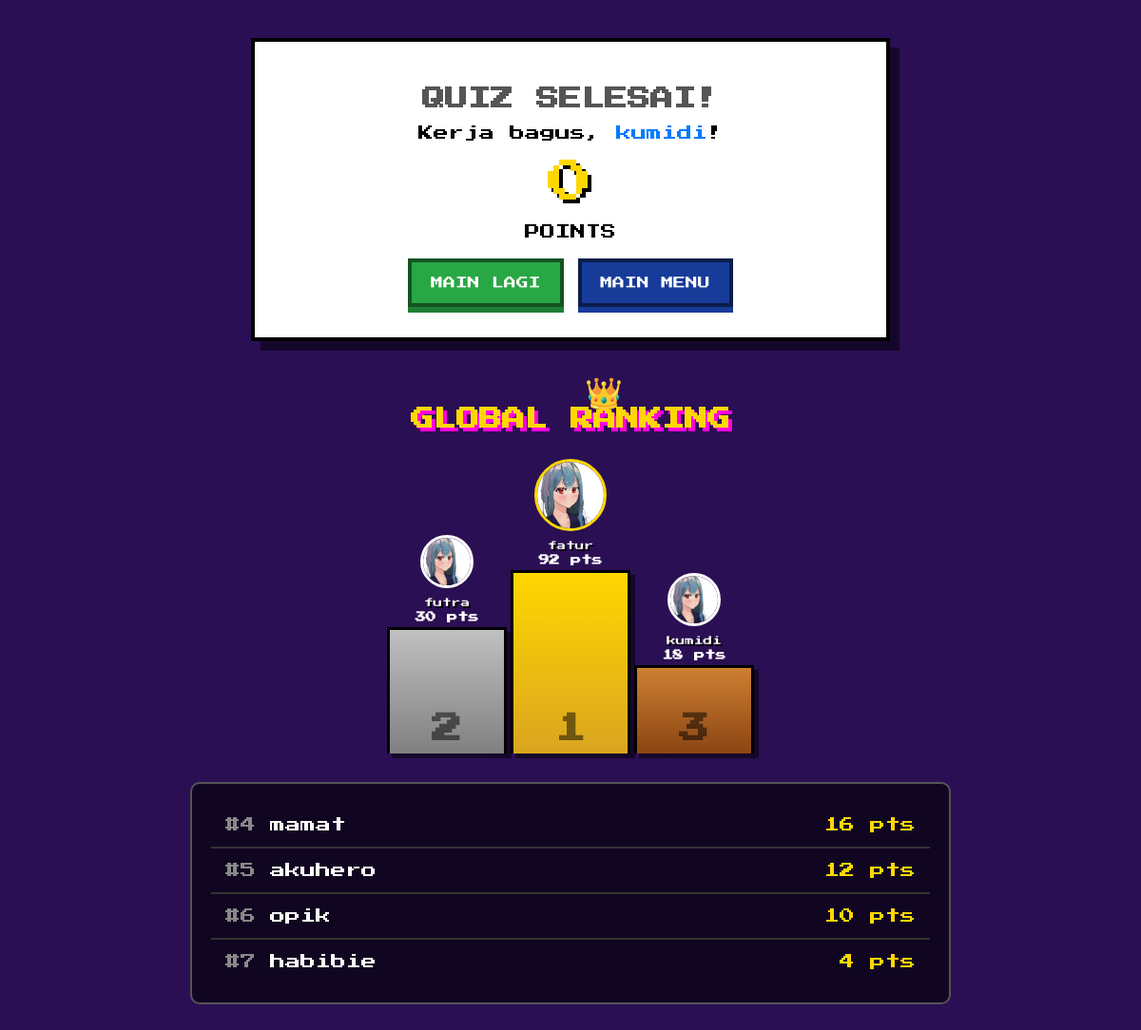
/results (signed in), run on the app's committed database.
### app.py (models this page shows, shortened)
class User(UserMixin, db.Model):
    id = db.Column(db.Integer, primary_key=True)
    username = db.Column(db.String(80), unique=True, nullable=False)
    password_hash = db.Column(db.String(256), nullable=False)
    current_scene = db.Column(db.String(100), nullable=False, default='scene_1')
    exp = db.Column(db.Integer, default=0)
    level = db.Column(db.Integer, default=1)

class ScoreEntry(db.Model):
    id = db.Column(db.Integer, primary_key=True)
    username = db.Column(db.String(80), nullable=False)
    score = db.Column(db.Integer, nullable=False)
    timestamp = db.Column(db.DateTime, default=db.func.now())
    user_id = db.Column(db.Integer, db.ForeignKey('user.id'), nullable=False)
    user = db.relationship('User', backref=db.backref('scores', lazy=True))

### app.py (the view)
@app.route('/results')
@login_required
def results():
    score = session.get('score', 0)
    if score > 0:
        db.session.add(ScoreEntry(username=current_user.username, score=score, user_id=current_user.id))
        db.session.commit()
    top_scores_query = db.session.query(ScoreEntry.username, func.max(ScoreEntry.score).label("max_score")).group_by(ScoreEntry.username).order_by(func.max(ScoreEntry.score).desc()).limit(10).all()
    top_scores = [{'username': s.username, 'score': s.max_score} for s in top_scores_query]
    session.pop('score', None); session.pop('q_indices', None); session.pop('current_q_index', None)
    return render_template('results.html', username=current_user.username, score=score, top_scores=top_scores)

### app.py (called while the page is built)
@login_manager.user_loader
def load_user(user_id):
    return User.query.get(int(user_id))

### templates/results.html (shortened to what this page needs)
<!DOCTYPE html>
<html lang="en">
<head>
    <link rel="stylesheet" href="{{ url_for('static', filename='css/styleresults.css') }}">
</head>
<body>
    <div id="cloud-container">
    </div>
    <div class="page-wrapper">
        <div class="user-result-card">
            <h1>QUIZ SELESAI!</h1>
            <p>Kerja bagus, <span style="color:#007bff">{{ username }}</span>!</p>
            <span class="score-big">{{ score }}</span>
            <p>POINTS</p>
            <div class="btn-group">
                <a href="{{ url_for('start_quiz') }}" class="btn play-again">MAIN LAGI</a>
                <a href="{{ url_for('index') }}" class="btn back-menu">MAIN MENU</a>
            </div>
        </div>
        <div class="scoreboard-section">
            <h2 class="scoreboard-title">GLOBAL RANKING</h2>
            <div class="podium-container">
                {% for entry in top_scores[:3] %}
                    <div class="podium-item rank-{{ loop.index }}">
                        <div class="podium-avatar">
                            <img src="{{ url_for('static', filename='img/karakter.jpg') }}" alt="User">
                        </div>
                        <div class="podium-name">{{ entry.username }}</div>
                        <div class="podium-score">{{ entry.score }} pts</div>
                        <div class="podium-bar">{{ loop.index }}</div>
                    </div>
                {% endfor %}
                </div>
            {% if top_scores|length > 3 %}
            <div class="list-container">
                {% for entry in top_scores[3:] %}
                    <div class="list-item">
                        <span class="rank-num">#{{ loop.index + 3 }}</span>
                        <span class="list-name">{{ entry.username }}</span>
                        <span class="list-score">{{ entry.score }} pts</span>
                    </div>
                {% endfor %}
            </div>
            {% endif %}
        </div>
    </div>
</body>
</html>

### static/css/styleresults.css (style rules this page uses)
body { font-family: 'Press Start 2P', cursive; background-color: #2b0f54; margin: 0; color: white; overflow-x: hidden; }
body::before { content: ""; position: fixed; top: 0; left: 0; width: 100%; height: 100%; z-index: -10; background: url("/static/img/opening_background.png") no-repeat center center; background-size: cover; opacity: 0.2; }
.page-wrapper { display: flex; flex-direction: column; align-items: center; padding: 40px 20px; min-height: 100vh; }
.user-result-card { background: #fff; color: #000; padding: 2rem; width: 100%; max-width: 600px; text-align: center; border: 4px solid #000; box-shadow: 10px 10px 0px rgba(0,0,0,0.5); margin-bottom: 50px; animation: slideDown 0.8s ease-out; position: relative; }
.user-result-card h1 { font-size: 1.5rem; color: #555; margin-bottom: 1rem; }
.score-big { font-size: 3rem; color: #ffd700; text-shadow: 4px 4px #000; margin: 20px 0; display: block; }
.btn-group { display: flex; gap: 15px; justify-content: center; margin-top: 20px; }
.btn { padding: 15px 20px; font-family: 'Press Start 2P'; text-decoration: none; color: white; border: 4px solid rgba(0,0,0,0.5); transition: transform 0.1s; font-size: 0.8rem; }
.btn.play-again { background-color: #28a745; box-shadow: 0 6px 0 #1e7e34; }
.btn.back-menu { background-color: #173b98; box-shadow: 0 6px 0 #173b98; }
.scoreboard-section { width: 100%; max-width: 800px; }
.scoreboard-title { text-align: center; color: #ffd700; text-shadow: 4px 4px #ff00de; margin-bottom: 40px; font-size: 1.5rem; }
.podium-container { display: flex; justify-content: center; align-items: flex-end; gap: 10px; margin-bottom: 30px; height: 300px; }
.podium-item { display: flex; flex-direction: column; align-items: center; width: 120px; text-align: center; position: relative; }
.podium-avatar { width: 50px; height: 50px; border-radius: 50%; border: 3px solid #fff; background: #333; margin-bottom: 10px; overflow: hidden; }
.podium-avatar img { width: 100%; height: 100%; object-fit: cover; }
.podium-name { font-size: 0.6rem; margin-bottom: 5px; color: #fff; text-shadow: 2px 2px #000; }
.podium-score { font-size: 0.7rem; margin-bottom: 5px; font-weight: bold; }
.podium-bar { width: 100%; border: 3px solid #000; border-bottom: none; display: flex; justify-content: center; align-items: flex-end; padding-bottom: 10px; font-size: 2rem; font-weight: bold; color: rgba(0,0,0,0.5); box-shadow: 5px 5px 0px rgba(0,0,0,0.5); animation: growUp 1s ease-out forwards; transform-origin: bottom; }
.rank-2 { order: 1; }
.rank-2 .podium-bar { height: 120px; background: linear-gradient(to bottom, #c0c0c0, #808080); }
.rank-1 { order: 2; z-index: 10; }
.rank-1 .podium-avatar { width: 70px; height: 70px; border-color: #ffd700; }
.rank-1 .podium-bar { height: 180px; background: linear-gradient(to bottom, #ffd700, #daa520); position: relative; }
.rank-1::before { content: '👑'; font-size: 2rem; position: absolute; top: -90px; right: 5px; animation: bounce 1s infinite; }
.rank-3 { order: 3; }
.rank-3 .podium-bar { height: 80px; background: linear-gradient(to bottom, #cd7f32, #8b4513); }
.list-container { background: rgba(0, 0, 0, 0.6); border: 2px solid #555; border-radius: 10px; padding: 20px; max-height: 300px; overflow-y: auto; }
.list-item { display: flex; justify-content: space-between; align-items: center; padding: 15px; border-bottom: 2px solid #333; transition: background 0.2s; }
#cloud-container { position: fixed; top: 0; left: 0; width: 100%; height: 100%; overflow: hidden; pointer-events: none; z-index: -5; }
.list-item:last-child { border-bottom: none; }
.rank-num { color: #888; margin-right: 15px; }
.list-name { color: #fff; flex-grow: 1; text-align: left; }
.list-score { color: #ffd700; }

### data on the page
User: username "kumidi"
ScoreEntry: username "fatur", score "92"
ScoreEntry: username "futra", score "30"
ScoreEntry: username "mamat", score "16"
ScoreEntry: username "akuhero", score "12"
ScoreEntry: username "opik", score "10"
ScoreEntry: username "habibie", score "4"

### other printed values
{{ score }} "0"
{{ entry.username }} "kumidi"
{{ entry.score }} "18"
